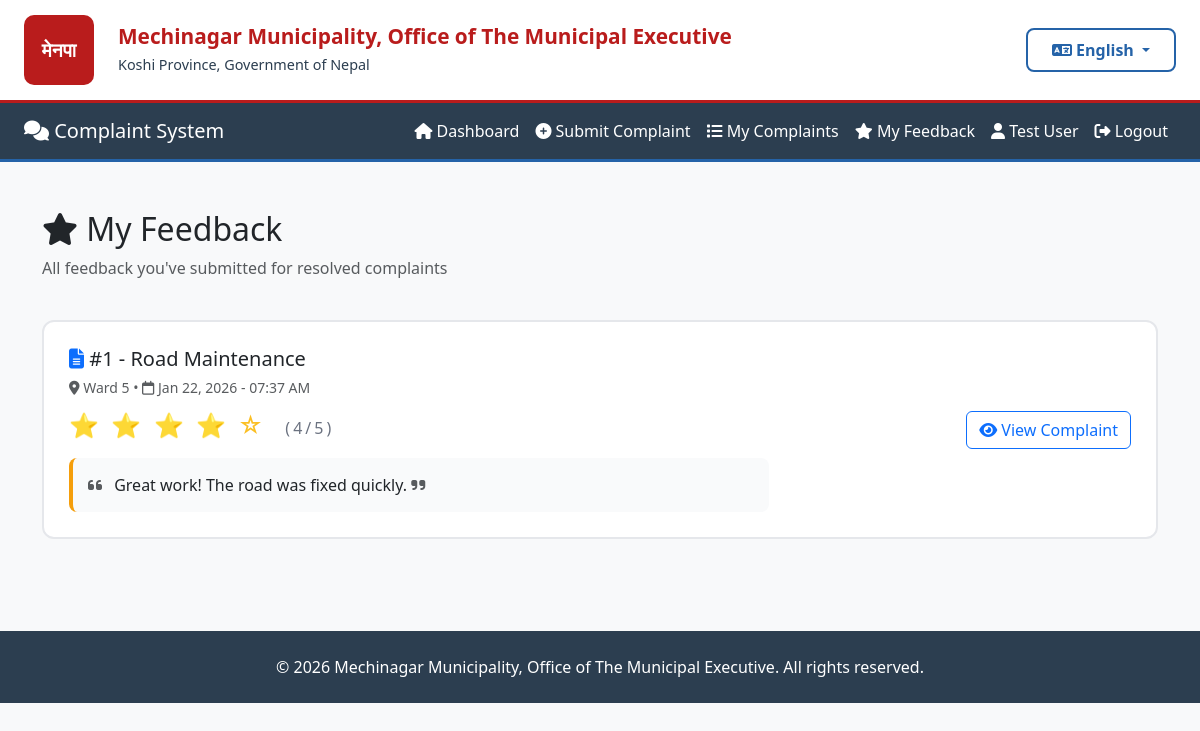
/feedback/my-feedback/ (signed in), run on the app's committed database.
### accounts/models.py (models this page shows, shortened)
class User(AbstractUser):
    WARD_CHOICES = [(str(i), f'Ward {i}') for i in range(1, 16)]
    fullname = models.CharField(max_length=200)
    phone = models.CharField(max_length=20, blank=True, null=True)
    address = models.TextField(blank=True, null=True)
    ward = models.CharField(
        max_length=2,
        choices=WARD_CHOICES,
        blank=True,
        null=True,
        help_text="Your ward number (1-15)"
    )
    created_at = models.DateTimeField(auto_now_add=True)
    class Meta:
        db_table = 'users'

### feedback/models.py (models this page shows, shortened)
class Feedback(models.Model):
    user = models.ForeignKey(
        settings.AUTH_USER_MODEL,
        on_delete=models.CASCADE,
        related_name='feedbacks'
    )
    complaint = models.ForeignKey(
        Complaint,
        on_delete=models.SET_NULL,
        null=True,
        blank=True,
        related_name='feedbacks'
    )
    rating = models.IntegerField(
        validators=[MinValueValidator(1), MaxValueValidator(5)],
        help_text="Rating from 1 to 5"
    )
    message = models.TextField()
    created_at = models.DateTimeField(auto_now_add=True)
    class Meta:
        db_table = 'feedback'
        ordering = ['-created_at']
        verbose_name = 'Feedback'
        verbose_name_plural = 'Feedback'

### complaints/models.py (models this page shows, shortened)
class Complaint(models.Model):
    STATUS_CHOICES = [
        ('Pending', 'Pending'),
        ('In Progress', 'In Progress'),
        ('Resolved', 'Resolved'),
    ]
    CATEGORY_CHOICES = [
        ('Road Maintenance', 'Road Maintenance'),
        ('Street Light', 'Street Light'),
        ('Water Supply', 'Water Supply'),
        ('Sanitation', 'Sanitation'),
        ('Traffic', 'Traffic'),
        ('Parks', 'Parks & Recreation'),
        ('Other', 'Other'),
    ]
    WARD_CHOICES = [(str(i), f'Ward {i}') for i in range(1, 16)]
    user = models.ForeignKey(
        settings.AUTH_USER_MODEL,
        on_delete=models.CASCADE,
        related_name='complaints'
    )
    ward = models.CharField(
        max_length=2,
        choices=WARD_CHOICES,
        help_text="Select your ward number (1-15)"
    )
    category = models.CharField(max_length=100, choices=CATEGORY_CHOICES)
    description = models.TextField()
    image = models.ImageField(upload_to=complaint_image_path, blank=True, null=True)
    status = models.CharField(max_length=20, choices=STATUS_CHOICES, default='Pending')
    created_at = models.DateTimeField(auto_now_add=True)
    updated_at = models.DateTimeField(auto_now=True)
    class Meta:
        db_table = 'complaints'
        ordering = ['-created_at']
        verbose_name = 'Complaint'
        verbose_name_plural = 'Complaints'
        indexes = [
            models.Index(fields=['status', 'created_at']),
            models.Index(fields=['ward', 'status']),
        ]

### feedback/views.py (the view)
# urls.py: path('my-feedback/', views.my_feedback, name='my_feedback'),
@login_required
def my_feedback(request):
    feedbacks = Feedback.objects.filter(user=request.user).select_related('complaint').order_by('-created_at')
    context = {
        'feedbacks': feedbacks
    }
    return render(request, 'feedback/my_feedback.html', context)

### core/context_processors.py (called while the page is built)
def language(request):
    lang = request.session.get('language', 'en')
    return {
        'lang': lang,
        'translations': get_lang_dict(lang),
        't': get_lang_dict(lang),  # Shorter alias
    }

### core/translation.py (called while the page is built)
def get_lang_dict(lang='en'):
    return TRANSLATIONS.get(lang, TRANSLATIONS['en'])

### feedback/templates/feedback/my_feedback.html (shortened to what this page needs)
{% extends 'base.html' %}
{% block content %}
<div class="container py-4">
    <div class="row mb-4">
        <div class="col-12">
            <h2>
                <i class="fas fa-star"></i> {{ t.my_feedback }}
            </h2>
            <p class="text-muted">{{ t.all_feedback }}</p>
        </div>
    </div>
    {% if feedbacks %}
        <div class="row">
            {% for feedback in feedbacks %}
                <div class="col-12">
                    <div class="feedback-card">
                        <div class="row">
                            <div class="col-md-8">
                                <div class="mb-2">
                                    <h5 class="mb-1">
                                        <i class="fas fa-file-alt text-primary"></i>
                                        {{ t.complaint }} #{{ feedback.complaint.id }} -
                                        {% if feedback.complaint.category == 'Road Maintenance' %}{{ t.road_maintenance }}
                                        {% elif feedback.complaint.category == 'Street Light' %}{{ t.street_light }}
                                        {% elif feedback.complaint.category == 'Water Supply' %}{{ t.water_supply }}
                                        {% elif feedback.complaint.category == 'Sanitation' %}{{ t.sanitation }}
                                        {% elif feedback.complaint.category == 'Traffic' %}{{ t.traffic }}
                                        {% elif feedback.complaint.category == 'Parks' %}{{ t.parks }}
                                        {% else %}{{ t.other }}{% endif %}
                                    </h5>
                                    <small class="text-muted">
                                        <i class="fas fa-map-marker-alt"></i> {{ t.ward }} {{ feedback.complaint.ward }} •
                                        <i class="far fa-calendar"></i> {{ feedback.created_at|date:"M d, Y - h:i A" }}
                                    </small>
                                </div>
                                <div class="star-display mb-2">
                                    {% for i in "12345" %}
                                        {% if forloop.counter <= feedback.rating %}
                                            ⭐
                                        {% else %}
                                            ☆
                                        {% endif %}
                                    {% endfor %}
                                    <span style="font-size: 1rem; color: #6b7280; margin-left: 10px;">
                                        ({{ feedback.rating }}/5)
                                    </span>
                                </div>
                                <div class="feedback-message">
                                    <i class="fas fa-quote-left text-muted"></i>
                                    <p class="mb-0 ms-2 d-inline">{{ feedback.message }}</p>
                                    <i class="fas fa-quote-right text-muted"></i>
                                </div>
                            </div>
                            <div class="col-md-4 d-flex align-items-center justify-content-end">
                                <div class="text-center">
                                    <a href="{% url 'complaint_detail' feedback.complaint.id %}"
                                       class="btn btn-outline-primary">
                                        <i class="fas fa-eye"></i> {{ t.view_complaint }}
                                    </a>
                                </div>
                            </div>
                        </div>
                    </div>
                </div>
            {% endfor %}
        </div>
    {% endif %}
</div>
{% endblock %}

### templates/base.html (shortened to what this page needs)
{% load static %}
<!DOCTYPE html>
<html lang="{{ lang }}">
<head>
    <link href="https://cdn.jsdelivr.net/npm/bootstrap@5.3.3/dist/css/bootstrap.min.css" rel="stylesheet">
    <link rel="stylesheet" href="https://cdnjs.cloudflare.com/ajax/libs/font-awesome/6.4.0/css/all.min.css">
</head>
<body class="bg-light">
    <div class="top-header">
        <div class="container-fluid px-4">
            <div class="row align-items-center">
                <div class="col-auto">
                    <div class="municipality-logo" style="background: #b91c1c; color: white; width: 70px; height: 70px; display: flex; align-items: center; justify-content: center; border-radius: 10px; font-weight: bold; font-size: 1.2rem;">
                        मेनपा
                    </div>
                </div>
                <div class="col">
                    <div class="municipality-title">
                        <h1>{{ t.mechinagar_municipality }}</h1>
                        <p>{{ t.koshi_province }}</p>
                    </div>
                </div>
                <div class="col-auto">
                    <div class="language-selector">
                        <div class="dropdown">
                            <button class="btn language-dropdown dropdown-toggle" type="button" data-bs-toggle="dropdown">
                                <i class="fas fa-language"></i>
                                <span id="current-lang">{% if lang == 'ne' %}नेपाली{% else %}English{% endif %}</span>
                            </button>
                        </div>
                    </div>
                </div>
            </div>
        </div>
    </div>
    <nav class="navbar navbar-expand-lg navbar-dark">
        <div class="container-fluid px-4">
            <a class="navbar-brand" href="/">
                <i class="fas fa-comments"></i> {{ t.complaint_system }}
            </a>
            <div class="collapse navbar-collapse" id="navbarNav">
                <ul class="navbar-nav ms-auto">
                    {% if user.is_authenticated %}
                        {% if user.is_staff %}
                            <li class="nav-item">
                                <a class="nav-link" href="{% url 'admin_dashboard' %}">
                                    <i class="fas fa-tachometer-alt"></i> {{ t.dashboard }}
                                </a>
                            </li>
                            <li class="nav-item">
                                <a class="nav-link" href="{% url 'admin_complaint_list' %}">
                                    <i class="fas fa-tasks"></i> {{ t.manage_complaints }}
                                </a>
                            </li>
                            <li class="nav-item">
                                <a class="nav-link" href="{% url 'admin_statistics' %}">
                                    <i class="fas fa-chart-bar"></i> {{ t.statistics }}
                                </a>
                            </li>
                            <li class="nav-item">
                                <a class="nav-link" href="/admin/">
                                    <i class="fas fa-cog"></i> {{ t.admin_panel }}
                                </a>
                            </li>
                        {% else %}
                            <li class="nav-item">
                                <a class="nav-link" href="{% url 'citizen_dashboard' %}">
                                    <i class="fas fa-home"></i> {{ t.dashboard }}
                                </a>
                            </li>
                            <li class="nav-item">
                                <a class="nav-link" href="{% url 'submit_complaint' %}">
                                    <i class="fas fa-plus-circle"></i> {{ t.submit_complaint }}
                                </a>
                            </li>
                            <li class="nav-item">
                                <a class="nav-link" href="{% url 'my_complaints' %}">
                                    <i class="fas fa-list"></i> {{ t.my_complaints }}
                                </a>
                            </li>
                            <li class="nav-item">
                                <a class="nav-link" href="{% url 'my_feedback' %}">
                                    <i class="fas fa-star"></i> {{ t.my_feedback }}
                                </a>
                            </li>
                        {% endif %}
                        <li class="nav-item">
                            <span class="nav-link text-light">
                                <i class="fas fa-user"></i> {{ user.fullname }}
                            </span>
                        </li>
                        <li class="nav-item">
                            <a class="nav-link" href="#" onclick="confirmLogout(event)">
                                <i class="fas fa-sign-out-alt"></i> {{ t.logout }}
                            </a>
                        </li>
                    {% endif %}
                </ul>
            </div>
        </div>
    </nav>
    <div class="container-fluid px-4 mt-4">
        {% block content %}{% endblock %}
    </div>
    <footer class="mt-5 py-4" style="background-color: #2c3e50; color: white;">
        <div class="container text-center">
            <p class="mb-0">© {% now "Y" %} {{ t.mechinagar_municipality }}. {% if lang == 'ne' %}सर्वाधिकार सुरक्षित{% else %}All rights reserved{% endif %}.</p>
        </div>
    </footer>
</body>
</html>

### templates/base.html (style rules this page uses)
.top-header { background-color: white; padding: 15px 0; border-bottom: 3px solid #b91c1c; box-shadow: 0 2px 4px rgba(0,0,0,0.05); }
.municipality-logo { height: 70px; width: auto; }
.municipality-title h1 { color: #b91c1c; font-size: 1.3rem; font-weight: 700; margin: 0; line-height: 1.2; }
.municipality-title p { color: #2c3e50; font-size: 0.9rem; margin: 5px 0 0 0; }
.language-selector { position: relative; }
.language-dropdown { min-width: 150px; border: 2px solid #2563a8; border-radius: 8px; background: white; color: #2563a8; font-weight: 600; padding: 8px 15px; cursor: pointer; transition: all 0.3s ease; }
.navbar { background: #2c3e50 !important; border-bottom: 3px solid #2563a8; }
.nav-link { color: white !important; transition: all 0.3s ease; }

### feedback/templates/feedback/my_feedback.html (style rules this page uses)
.feedback-card { background: white; border-radius: 12px; padding: 25px; margin-bottom: 20px; border: 2px solid #e5e7eb; transition: all 0.3s ease; }
.star-display { color: #fbbf24; font-size: 1.5rem; letter-spacing: 3px; }
.feedback-message { background: #f9fafb; padding: 15px; border-radius: 8px; border-left: 4px solid #f59e0b; margin-top: 15px; }

### data on the page
User: fullname "Test User"
Feedback: complaint.id "1", road_maintenance "Road Maintenance", ward "Ward", complaint.ward "5", created_at "Jan 22, 2026 - 07:37 AM", rating "4", message "Great work! The road was fixed quickly.", view_complaint "View Complaint"

### other printed values
{{ t.mechinagar_municipality }} "Mechinagar Municipality, Office of The Municipal Executive"
{{ t.koshi_province }} "Koshi Province, Government of Nepal"
{{ t.complaint_system }} "Complaint System"
{{ t.dashboard }} "Dashboard"
{{ t.submit_complaint }} "Submit Complaint"
{{ t.my_complaints }} "My Complaints"
{{ t.my_feedback }} "My Feedback"
{{ t.logout }} "Logout"
{{ t.all_feedback }} "All feedback you've submitted for resolved complaints"
